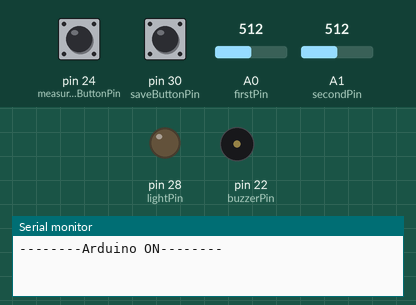
This sketch was run on a simulated Arduino Mega 2560, built with avr-gcc and run on an emulated ATmega2560. Parts: output pins drawn as LEDs (lit = HIGH), buzzer (waves = sounding, pin HIGH), the last lines printed to the serial monitor. Dashed ring = blinking. The inputs (shaded band) are chosen by the test bench; at power-on: pin 24 (measurementButtonPin) LOW, A1 (secondPin) = 512, pin 30 (saveButtonPin) LOW, A0 (firstPin) = 512.

Above: at 1.2 s.
1.3 s: pin 24 (measurementButtonPin) pulled HIGH for 1 s
At 1.45 s:
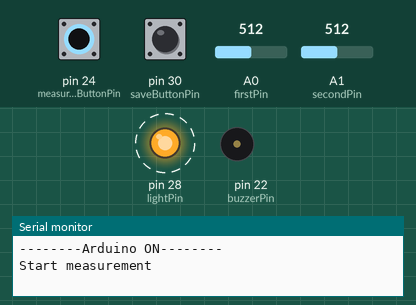
5.4 s: pin 24 (measurementButtonPin) pulled HIGH for 0.15 s
At 5.7 s:
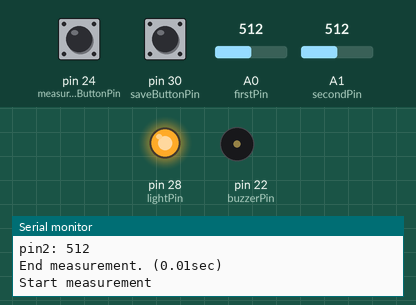
14.0 s: A1 (secondPin) set to 111
17.0 s: A1 (secondPin) set to 93
Timing chart, 0 to 19.5 s (numbered marks = the images above; inputs shaded):
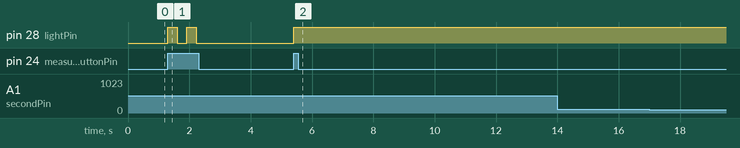

The sketch:

mega2560_sketch.ino
```cpp
//핀 위치
const int firstPin = A0;
const int secondPin = A1;
const int measurementButtonPin = 24;
const int saveButtonPin = 30;
const int buzzerPin = 22;
const int lightPin = 28;

//설정용
int state = 0;
unsigned long startTime = 0;
boolean loopRunning = true;

void setup() {
  // put your setup code here, to run once:
  Serial.begin(9600);
  Serial.println("--------Arduino ON--------");
  pinMode(measurementButtonPin, INPUT);
  pinMode(saveButtonPin, INPUT);
  pinMode(lightPin, OUTPUT);
  pinMode(buzzerPin, OUTPUT);

}

void loop() {
    int measurementButton = digitalRead(measurementButtonPin);
    int saveButton = digitalRead(saveButtonPin);
    if(saveButton == HIGH){
      Serial.println("Stop");
      saveButton = LOW;
      delay(1000);


    }
    if(measurementButton == HIGH){

      if(state == 1){
        unsigned long endTime = millis();
        Serial.print("End measurement. (");
        Serial.print((double)(endTime - startTime) / 1000 );
        Serial.println("sec)");
        state = 0;
        digitalWrite(lightPin, LOW);
        delay(300);
      }else{
        state = 1;
        Serial.println("Start measurement");
        digitalWrite(lightPin, HIGH);
        delay(300);
        startTime = millis();
      }
    }
    if(state == 1){
      int value1 =  analogRead(firstPin);
      int value2 =  analogRead(secondPin);

      if(value1 >= 5) {
        Serial.print("pin1: ");
        Serial.println(value1);
        //tone(buzzerPin, 440, 50);
      }
      if(value2 >= 5) {
        Serial.print("pin2: ");
        Serial.println(value2);
        //tone(buzzerPin, 440, 50);
      }

      delay(10);
    }
  // put your main code here, to run repeatedly:

}
```

Measured:
- after the input at 1.3 s, pin 28 (lightPin): alternates HIGH for 0.31 s and LOW for 0.30 s, 4 changes in all, then stays LOW, starting at once
- after the input at 5.4 s, pin 28 (lightPin): LOW → HIGH at once
